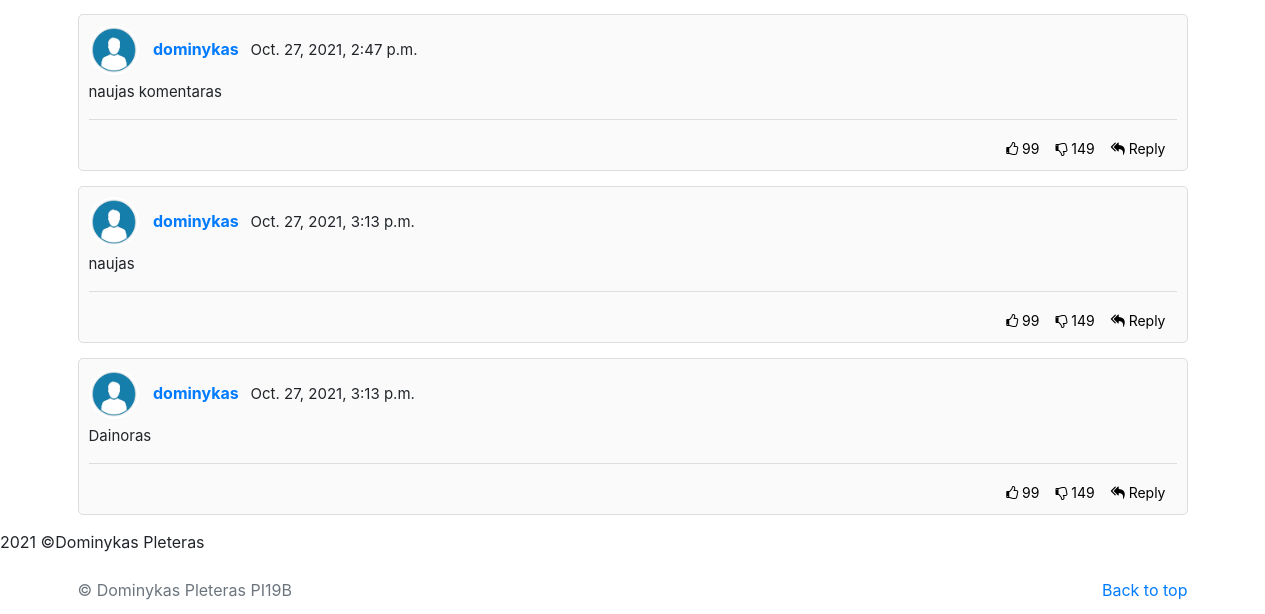
The app's page /newsPage/5/ (lower part), older data.
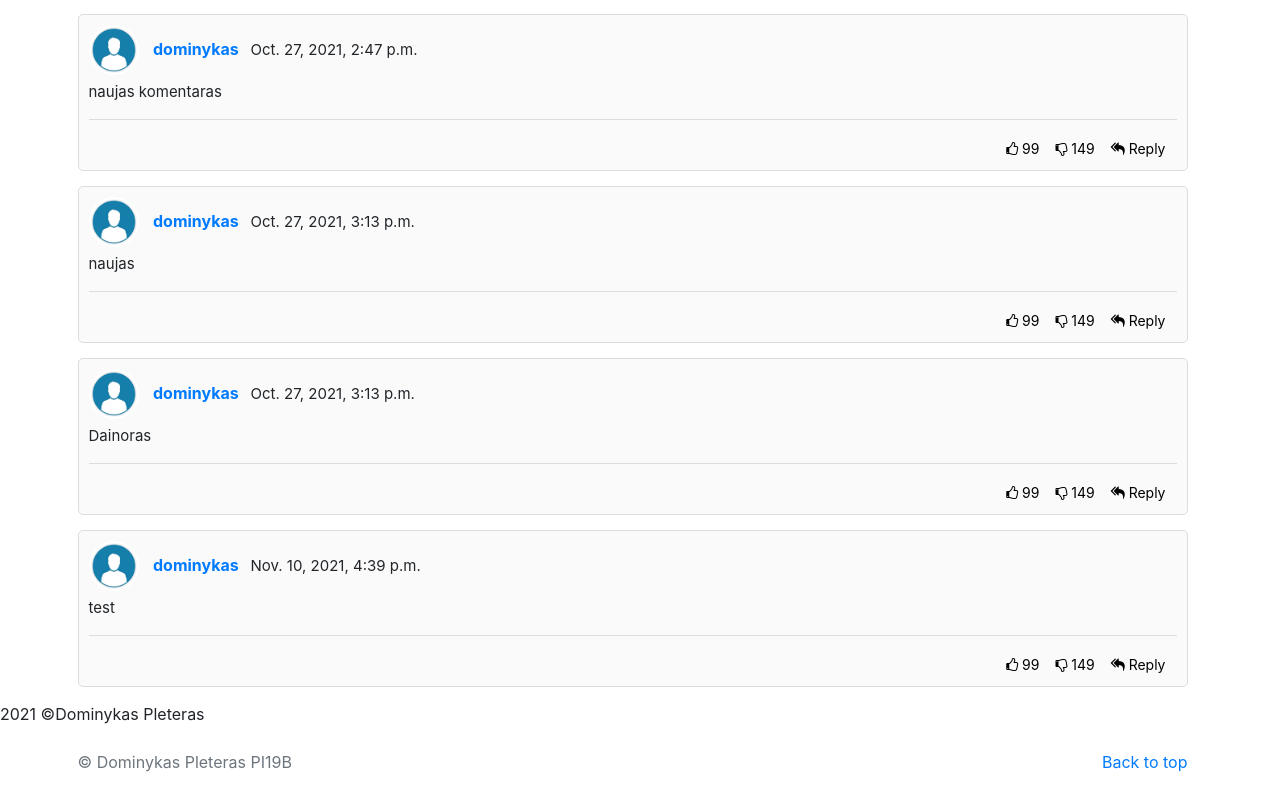
The same page, newer data.
### accounts/models.py (models this page shows, shortened)
class Comment(models.Model):
    userid=models.ForeignKey(User,related_name="users",null=True,on_delete=models.CASCADE)
    newsid= models.ForeignKey(NewsClass,related_name="comments", null=True, on_delete=models.CASCADE)
    body = models.TextField(null=True)
    date_added = models.DateTimeField(auto_now_add=True)

### accounts/views.py (the view)
# urls.py: path('newsPage/<str:pk>/', views.newsPage, name='newsPage'),
def newsPage(request,pk):
    news=NewsClass.objects.get(id=pk)
    comment=Comment.objects.all()
    context={'news':news, 'comment':comment}
    return render(request,'accounts/newsPage.html',context)

### accounts/templates/accounts/newsPage.html (shortened to what this page needs)
{% extends 'accounts/main.html' %}
{% block content %}
{% load static %}
<head>
    <link rel="stylesheet" href="https://cdnjs.cloudflare.com/ajax/libs/font-awesome/4.7.0/css/font-awesome.min.css">
    <link rel="stylesheet" href="https://maxcdn.bootstrapcdn.com/bootstrap/4.3.1/css/bootstrap.min.css">
</head>
<div id="wrapper">
    <div class="container">
        <div class="row">
            <div class="col-12">
                <div class="comments">
                        {% if not news.comments.all %}
                        {% if request.user.is_authenticated %}
                        Jokiu komentaru nera <a href="{% url 'addComment' news.id %}">Prideti nauja</a>
                        {% endif %}
                        {% else %}
                    {% for comment in news.comments.all%}
                    <div class="comment-box">
                        <span class="commenter-pic">
                            <img src="{%static '/Images/user-icon.png' %}" class="img-fluid">
                        </span>
                        <span class="commenter-name">
                            <a href="#">{{comment.userid}}</a> <span class="comment-time">{{comment.date_added}}</span>
                        </span>
                        <p class="comment-txt more">{{comment.body}}</p>
                        <div class="comment-meta">
                            <button class="comment-like"><i class="fa fa-thumbs-o-up" aria-hidden="true"></i>
                                99</button>
                            <button class="comment-dislike"><i class="fa fa-thumbs-o-down" aria-hidden="true"></i>
                                149</button>
                            <button class="comment-reply reply-popup"><i class="fa fa-reply-all" aria-hidden="true"></i>
                                Reply</button>
                        </div>
                    </div>
                    {% endfor %}
                </div>
                {% endif %}
            </div>
        </div>
    </div>
</div>
<footer>
    <address>2021 &copy;Dominykas Pleteras</address>
</footer>
{%endblock%}

Row changes from the older to the newer data that the page shows:
added Comment: userid "dominykas", date_added "Nov. 10, 2021, 4:39 p.m.", body "test"
